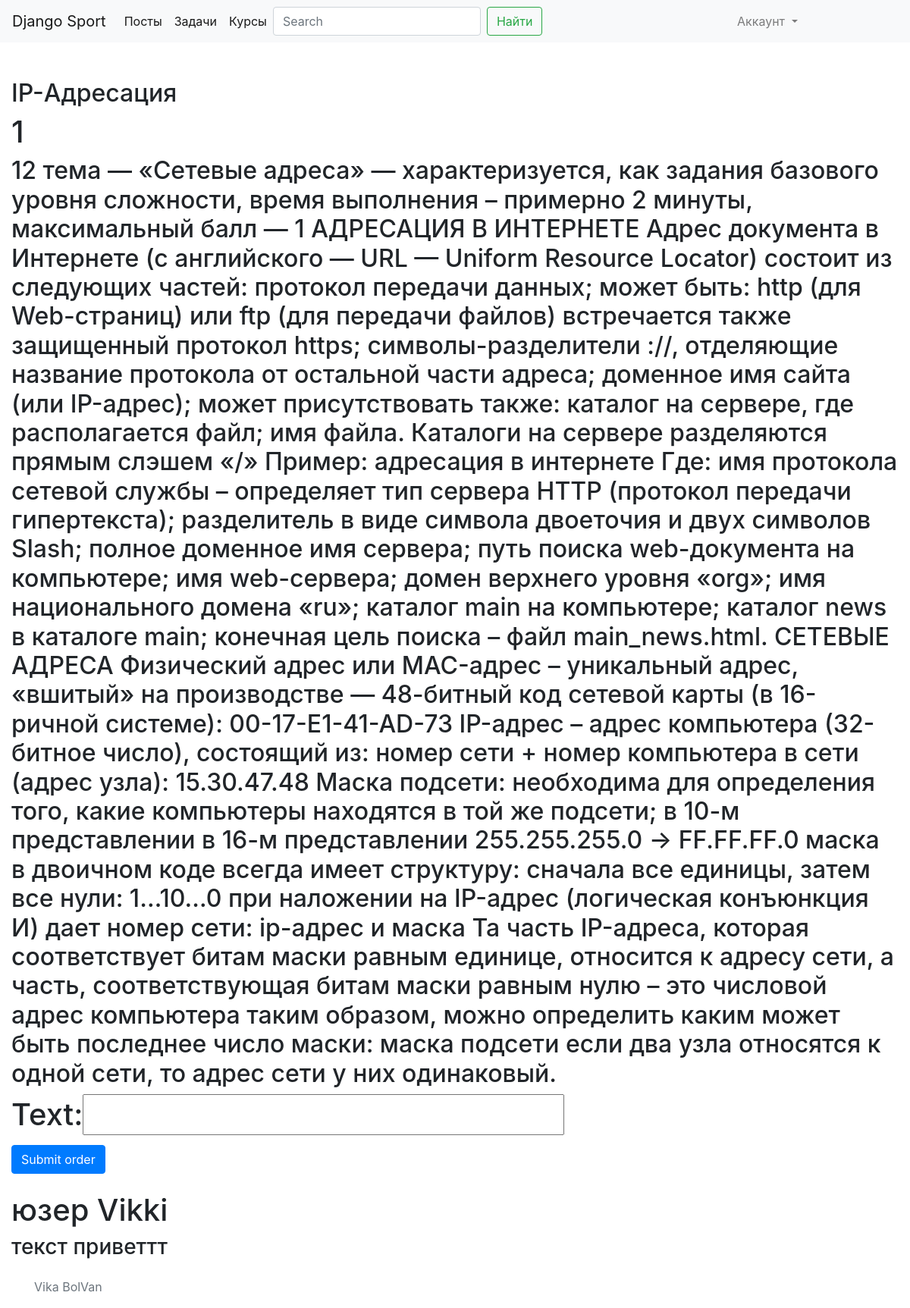
The app's page /post/1/ with its own data.
### task/models.py (models this page shows)
class Thema(models.Model):
    class Complexity(models.TextChoices):
        LIGHT = "LIGHT"
        MIDDLE = "MIDDLE"
        HARD = "HARD"
    name = models.TextField()
    complexity = models.CharField(choices=Complexity.choices,default=Complexity.MIDDLE,max_length=255)

### post/models.py (models this page shows)
class Post(models.Model):
    author = models.ForeignKey(User,on_delete=models.SET_NULL, null=True)
    original = models.URLField(null=True)
    thema = models.ManyToManyField(Thema,null=True)
    text = models.TextField()

### comment/models.py (models this page shows)
class CommentPost(models.Model):
    text = models.TextField()
    post = models.ForeignKey(Post,on_delete=models.SET_NULL, null=True)
    user = models.ForeignKey(User,on_delete=models.SET_NULL, null=True)
    date = models.DateTimeField(default=timezone.now)

### user/models.py (models this page shows)
class User(AbstractUser):
    class RoleEnum(models.TextChoices):
        ADMIN = "ADMIN"
        USER = "USER"
    profile_pic = models.ImageField(upload_to=upload_img_file, null=True)

### post/views.py (the view, shortened to what this page needs)
# urls.py: path('post/<int:pk>/', views.PostDetailView.as_view(), name='post_detail'),
class PostDetailView(DetailView):
    model = Post
    def get_context_data(self, **kwargs):
        context = super().get_context_data(**kwargs)
        context['comments'] = CommentPost.objects.filter(post=super().get_object())
        context['comment_form'] = CommentForm()
        return context

### comment/forms.py
class CommentForm(forms.Form):
    text = forms.CharField()

### templates/post/post_detail.html (shortened to what this page needs)
{% extends "base.html" %}
{% block content %}
{% for them in object.thema.all %}
      <h2>{{ them.name }}</h2>
{% endfor %}
    <h1>{{ object.id }}</h1>
  <h2>{{ object.text }}</h2>
<form method="post">
<h1>{{ comment_form }}</h1>
    <input type="submit" value="Submit order" class="btn btn-primary">
</form>
{% for comment in comments %}
            <br>
            <h1>юзер {{ comment.user }}</h1>
            <h3>текст {{ comment.text }}</h3>
{% endfor %}
{% endblock %}

### records on screen
Thema: name "IP-Адресация"
Post: id "1", text "12 тема — «Сетевые адреса» — характеризуется, как задания базового уровня сложности, время выполнения – примерно 2 минуты, максимальный балл — 1 АДРЕСАЦИЯ В ИНТЕРНЕТЕ Адрес документа в Интернете (с английского — URL — Uniform Resource Locator) состоит из следующих частей: протокол передачи данных; может быть: http (для Web-страниц) или ftp (для передачи файлов) встречается также защищенный протокол https; символы-разделители ://, отделяющие название протокола от остальной части адреса; доменное имя сайта (или IP-адрес); может присутствовать также: каталог на сервере, где располагается файл; имя файла. Каталоги на сервере разделяются прямым слэшем «/» Пример: адресация в интернете Где: имя…"
CommentPost: user "Vikki", text "приветтт"
